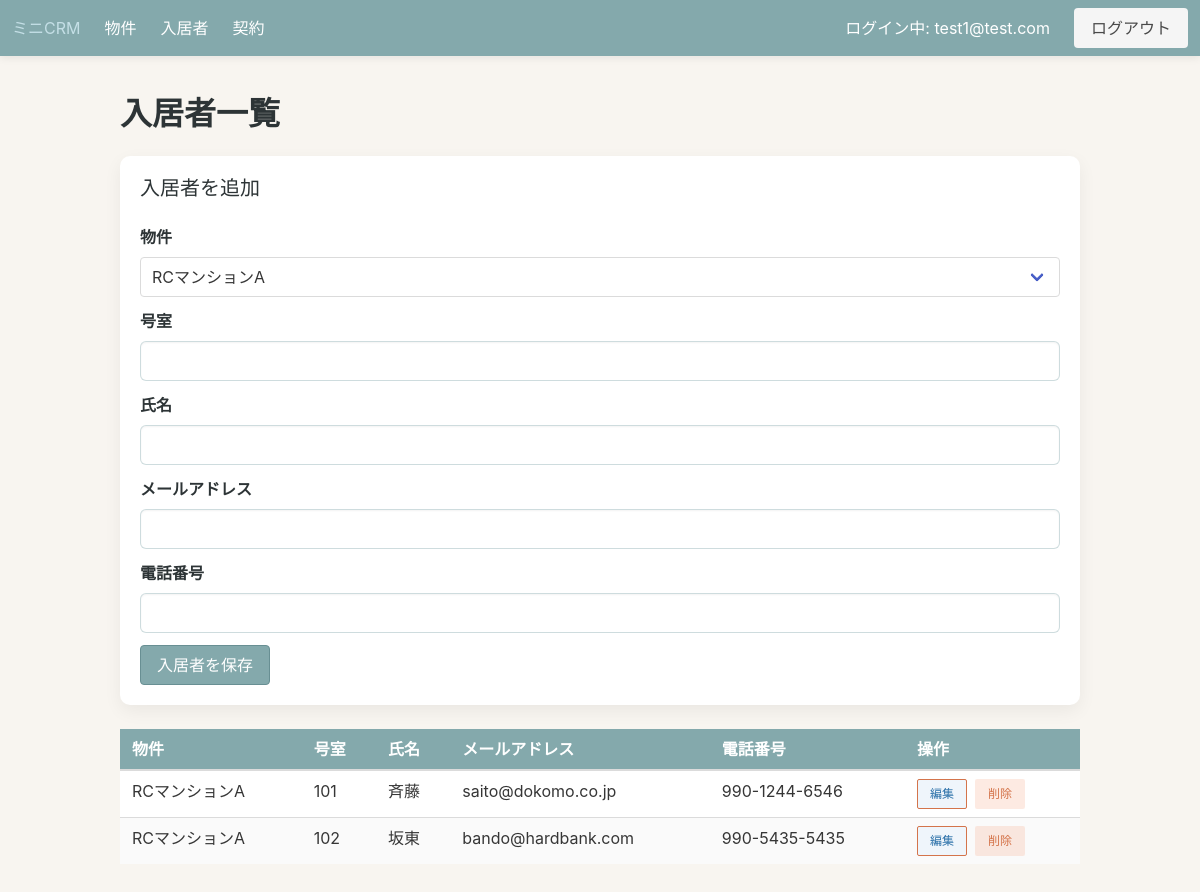
The app's page /tenants?property_id=6 (signed in), older data.
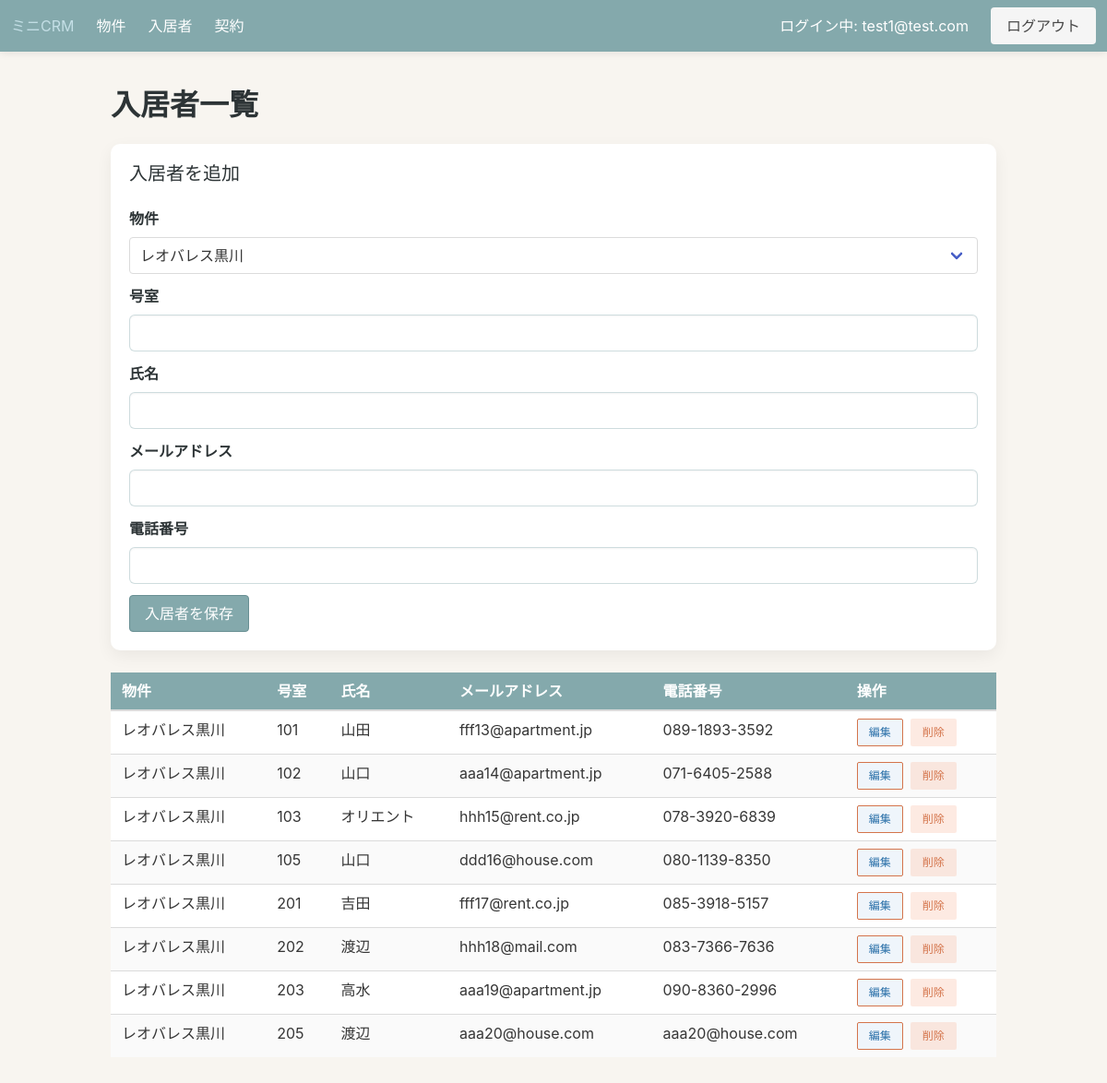
The same page, newer data.
### app/models.py (models this page shows, shortened)
class TimestampMixin:
    created_at = db.Column(db.DateTime, server_default=db.func.now())
    updated_at = db.Column(
        db.DateTime,
        server_default=db.func.now(),
        onupdate=db.func.now(),
    )

class Tenant(TimestampMixin, db.Model):
    id = db.Column(db.Integer, primary_key=True)
    name = db.Column(db.String(120), nullable=False)
    email = db.Column(db.String(255), nullable=False)
    phone = db.Column(db.String(50), nullable=True)
    property_id = db.Column(db.Integer, db.ForeignKey("property.id"), nullable=True)
    unit_number = db.Column(db.String(50), nullable=True)
    leases = db.relationship("Lease", back_populates="tenant", cascade="all, delete-orphan")
    property = db.relationship("Property", back_populates="tenants")

class Property(TimestampMixin, db.Model):
    id = db.Column(db.Integer, primary_key=True)
    name = db.Column(db.String(120), nullable=False)
    address = db.Column(db.String(255), nullable=False)
    note = db.Column(db.Text, nullable=True)
    leases = db.relationship("Lease", back_populates="property", cascade="all, delete-orphan")
    tenants = db.relationship("Tenant", back_populates="property", cascade="all, delete-orphan")

### app/blueprints/core/routes.py (the view, shortened to what this page needs)
@core_bp.route("/tenants", methods=["GET", "POST"])
@login_required
def tenants():
    form = TenantForm()
    properties = Property.query.order_by(Property.name).all()
    property_choices = [(prop.id, prop.name) for prop in properties]
    form.property_id.choices = property_choices
    if not properties:
        flash("先に物件を登録してください。", "warning")
    property_ids = [choice[0] for choice in property_choices]
    selected_property_id = form.property_id.data if form.property_id.data in property_ids else None
    if selected_property_id is None:
        selected_property_id = request.args.get("property_id", type=int)
        if property_ids:
            if selected_property_id not in property_ids:
                selected_property_id = property_ids[0]
        else:
            selected_property_id = None
    edit_tenant_id = request.args.get("tenant_id", type=int)
    if edit_tenant_id is None:
        tenant_id_raw = (form.tenant_id.data or "").strip()
        if tenant_id_raw.isdigit():
            edit_tenant_id = int(tenant_id_raw)
    editing_tenant = None
    form.submit.label.text = "入居者を更新" if editing_tenant else "入居者を保存"
    if request.method == "GET" and selected_property_id is not None:
        form.property_id.data = selected_property_id
    tenants_query = (
        Tenant.query.options(joinedload(Tenant.property))
        .outerjoin(Property)
        .order_by(Property.name.asc(), Tenant.unit_number.asc(), Tenant.name.asc())
    )
    if selected_property_id is not None:
        tenants_query = tenants_query.filter(Tenant.property_id == selected_property_id)
    tenants_list = tenants_query.all()
    delete_forms = {}
    for tenant in tenants_list:
        delete_instance = DeleteTenantForm()
        delete_instance.tenant_id.data = tenant.id
        delete_forms[tenant.id] = delete_instance
    return render_template(
        "core/tenants_list.html",
        tenants=tenants_list,
        form=form,
        selected_property_id=selected_property_id,
        delete_forms=delete_forms,
        editing_tenant=editing_tenant,
    )

### app/blueprints/core/forms.py (shortened to what this page needs)
class TenantForm(FlaskForm):
    tenant_id = HiddenField(validators=[Optional()])
    property_id = SelectField("物件", coerce=int, validators=[DataRequired()])
    unit_number = StringField("号室", validators=[DataRequired()])
    name = StringField("氏名", validators=[DataRequired()])
    email = StringField("メールアドレス", validators=[Optional(), Email()])
    phone = StringField("電話番号", validators=[Optional()])
    submit = SubmitField("入居者を保存")

class DeleteTenantForm(FlaskForm):
    tenant_id = HiddenField(validators=[DataRequired()])
    next_url = HiddenField(validators=[Optional()])
    submit = SubmitField("削除")

### app/templates/core/tenants_list.html (shortened to what this page needs)
{% extends "base.html" %}
{% block content %}
  <h1 class="title">入居者一覧</h1>
  {% include "core/tenant_form.html" %}
  <table class="table is-fullwidth is-striped">
    <thead>
      <tr>
        <th>物件</th>
        <th>号室</th>
        <th>氏名</th>
        <th>メールアドレス</th>
        <th>電話番号</th>
        <th>操作</th>
      </tr>
    </thead>
    <tbody>
      {% for tenant in tenants %}
        <tr {% if editing_tenant and tenant.id == editing_tenant.id %}class="has-background-warning-light"{% endif %}>
          <td>{{ tenant.property.name if tenant.property else "-" }}</td>
          <td>{{ tenant.unit_number or "-" }}</td>
          <td>{{ tenant.name }}</td>
          <td>{{ tenant.email }}</td>
          <td>{{ tenant.phone or "-" }}</td>
          <td>
            <div class="buttons are-small">
              {% if editing_tenant and tenant.id == editing_tenant.id %}
                <span class="button is-static is-light">編集中</span>
              {% else %}
                <a
                  class="button is-info is-light"
                  href="{{ url_for('core.tenants', property_id=selected_property_id or tenant.property_id, tenant_id=tenant.id) }}"
                >編集</a>
              {% endif %}
              <form
                method="post"
                action="{{ url_for('core.delete_tenant', tenant_id=tenant.id) }}"
              >
                {{ delete_forms[tenant.id].submit(class="button is-danger is-light") }}
              </form>
            </div>
          </td>
        </tr>
      {% else %}
        <tr>
          <td colspan="6">入居者がまだ登録されていません。</td>
        </tr>
      {% endfor %}
    </tbody>
  </table>
{% endblock %}

Row changes from the older to the newer data that the page shows:
no longer on this page (row unchanged): Tenant: property "RCマンションA", unit_number "101", name "斉藤", email "saito@dokomo.co.jp", phone "990-1244-6546"
no longer on this page (row unchanged): Tenant: property "RCマンションA", unit_number "102", name "坂東", email "bando@hardbank.com", phone "990-5435-5435"
added Tenant: property "レオバレス黒川", unit_number "101", name "山田", email "fff13@apartment.jp", phone "089-1893-3592"
added Tenant: property "レオバレス黒川", unit_number "102", name "山口", email "aaa14@apartment.jp", phone "071-6405-2588"
added Tenant: property "レオバレス黒川", unit_number "103", name "オリエント", email "hhh15@rent.co.jp", phone "078-3920-6839"
added Tenant: property "レオバレス黒川", unit_number "105", name "山口", email "ddd16@house.com", phone "080-1139-8350"
added Tenant: property "レオバレス黒川", unit_number "201", name "吉田", email "fff17@rent.co.jp", phone "085-3918-5157"
added Tenant: property "レオバレス黒川", unit_number "202", name "渡辺", email "hhh18@mail.com", phone "083-7366-7636"
added Tenant: property "レオバレス黒川", unit_number "203", name "高水", email "aaa19@apartment.jp", phone "090-8360-2996"
added Tenant: property "レオバレス黒川", unit_number "205", name "渡辺", email "aaa20@house.com", phone "aaa20@house.com"
Text that changed along with them:
form field property_id: "RCマンションA" → "レオバレス黒川"
